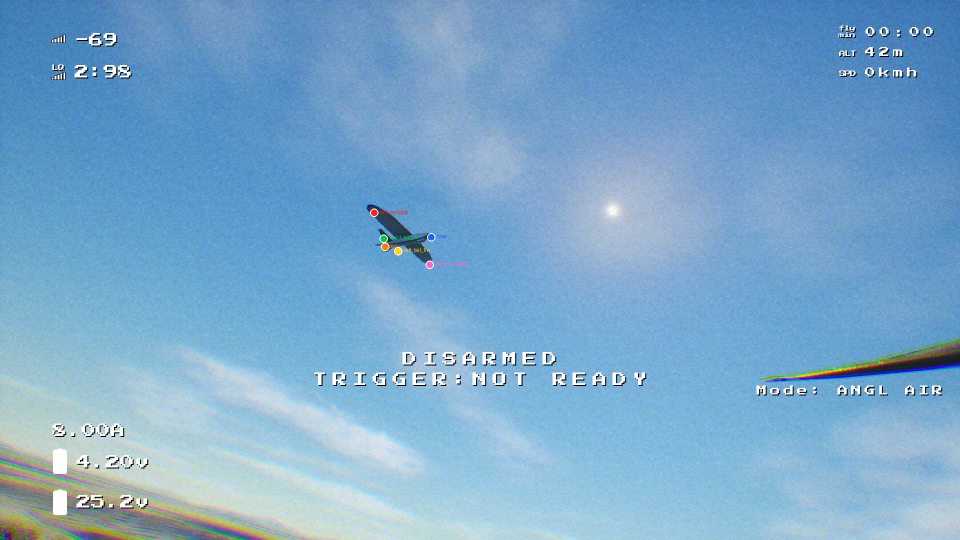
#> input picture talon_dataset/SON_CEKILEN_ONIZLEME.png, 1920 x 1080 px, given as the content of the folder c:/Users/Zeylo/Desktop/talon_dataset/dataset, which was not available (shown at 1/2 size)
$ python check_backgrounds.py
#> lines starting #> are read from the running program, lines starting #| are printed output that depends on the picture; pictures that were not available may be replaced by others from this repository, and a replacement may not be noted
import os
import cv2
import numpy as np

workspace_dir = r"c:\Users\Zeylo\Desktop\talon_dataset"
dataset_dir = os.path.join(workspace_dir, "dataset")

for df in sorted(os.listdir(dataset_dir)):
    if not df.endswith(".png"):
        continue
    img_path = os.path.join(dataset_dir, df)
    img = cv2.imread(img_path)
#> img is the input picture: shape (1080, 1920, 3); mean B, G, R 204.2, 168.3, 122.3

    # Sample the corners of the image (top-left, top-right)
    h, w, c = img.shape
#> h = 1080; w = 1920; c = 3
    tl = img[:100, :100]
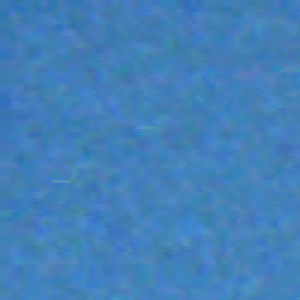
#> tl: shape (100, 100, 3) (shown 3 times larger); mean B, G, R 184.7, 128, 66.5
    tr = img[:100, -100:]
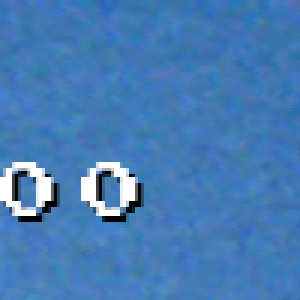
#> tr: shape (100, 100, 3) (shown 3 times larger); mean B, G, R 181.6, 124.2, 70.5

    avg_b = np.mean([tl[:, :, 0], tr[:, :, 0]])
#> avg_b = 183.1
    avg_g = np.mean([tl[:, :, 1], tr[:, :, 1]])
#> avg_g = 126.1
    avg_r = np.mean([tl[:, :, 2], tr[:, :, 2]])
#> avg_r = 68.5

    # Sky is blue, so B channel should be significantly higher than R channel
    is_sky = avg_b > avg_r + 20 and avg_b > 120
#> is_sky = True

    print(f"{df}: Avg BGR = ({avg_b:.1f}, {avg_g:.1f}, {avg_r:.1f}) | is_sky={is_sky}")
#| SON_CEKILEN_ONIZLEME.png: Avg BGR = (183.1, 126.1, 68.5) | is_sky=True

$ run again, on talon_dataset/check_tail_f15.png
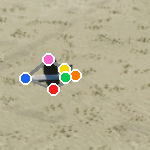
#> input picture talon_dataset/check_tail_f15.png, 150 x 150 px, given as the content of the folder c:/Users/Zeylo/Desktop/talon_dataset/dataset, which was not available
#> img is the input picture: shape (150, 150, 3); mean B, G, R 147, 174.7, 181.6
#> `tl = img[:100, :100]`:
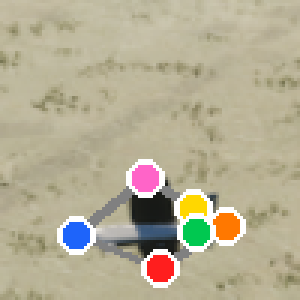
#> tl: shape (100, 100, 3) (shown 3 times larger); mean B, G, R 148.2, 173.9, 181.1
#> `tr = img[:100, -100:]`:
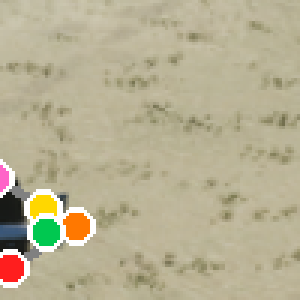
#> tr: shape (100, 100, 3) (shown 3 times larger); mean B, G, R 146.7, 175.9, 183.5
#> avg_b = 147.4
#> avg_g = 174.9
#> avg_r = 182.3
#> is_sky = False
#| check_tail_f15.png: Avg BGR = (147.4, 174.9, 182.3) | is_sky=False

$ run again, on talon_dataset/check_tail_f5.png
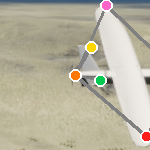
#> input picture talon_dataset/check_tail_f5.png, 150 x 150 px, given as the content of the folder c:/Users/Zeylo/Desktop/talon_dataset/dataset, which was not available
#> img is the input picture: shape (150, 150, 3); mean B, G, R 160.2, 179.7, 184.6
#> `tl = img[:100, :100]`:
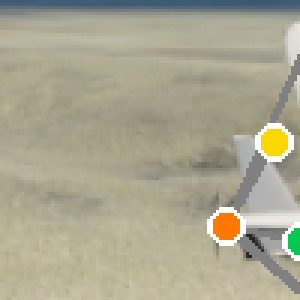
#> tl: shape (100, 100, 3) (shown 3 times larger); mean B, G, R 144.4, 166.2, 170.4
#> `tr = img[:100, -100:]`:
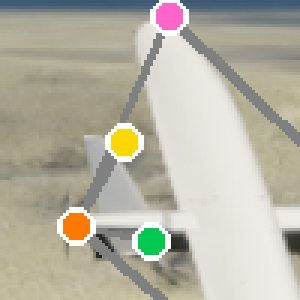
#> tr: shape (100, 100, 3) (shown 3 times larger); mean B, G, R 163.6, 178.4, 182
#> avg_b = 154
#> avg_g = 172.3
#> avg_r = 176.2
#> is_sky = False
#| check_tail_f5.png: Avg BGR = (154.0, 172.3, 176.2) | is_sky=False
